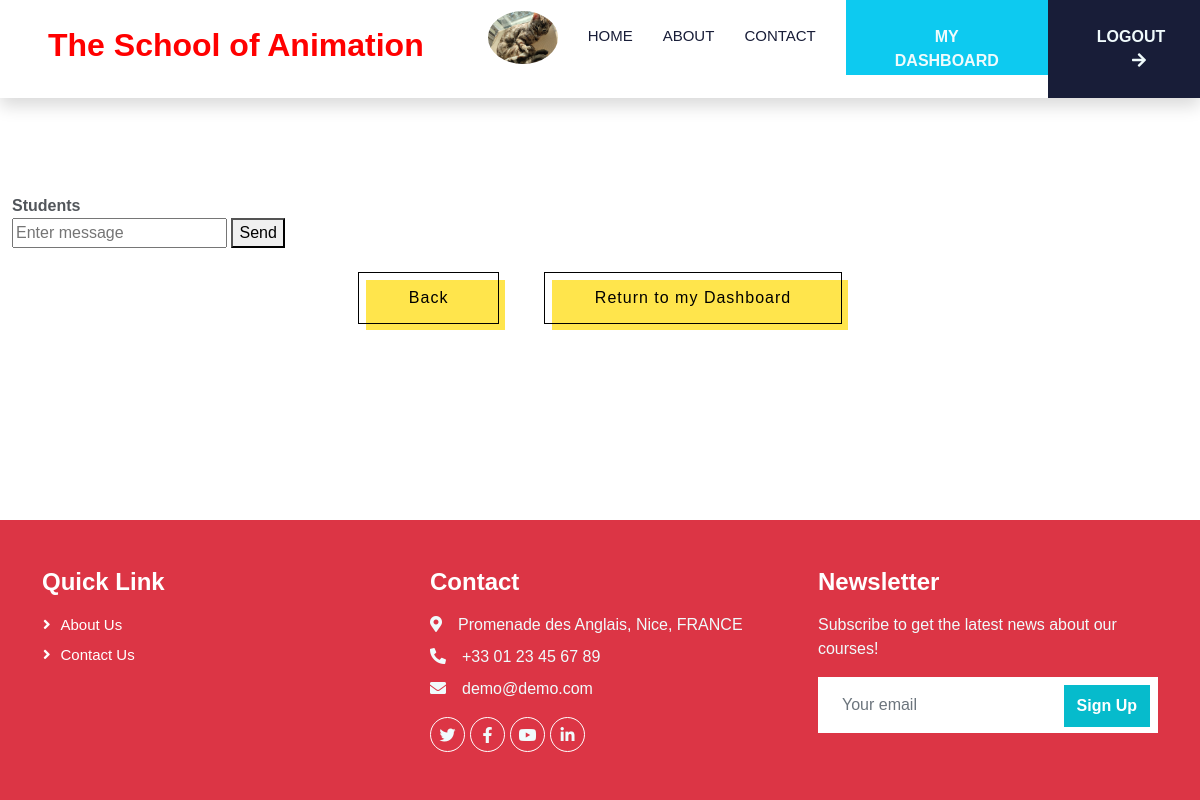
The app's page /rooms/Student/ (signed in) with its own data.
### users/models.py (models this page shows)
class User(AbstractUser):
    first_name = models.CharField(max_length=30)
    last_name = models.CharField(max_length=30)
    email = models.EmailField(unique=True)
    is_student = models.BooleanField('student',default=False)
    is_teacher = models.BooleanField('teacher',default=False)
    avatar = models.ImageField(upload_to='avatar/')

### chatapp/models.py (models this page shows)
class ChatRoom(models.Model):
    name = models.CharField(max_length=100)
    slug = models.SlugField(unique=True)

### chatapp/views.py (the view)
# urls.py: path('<slug:slug>/',views.chatroom,name='chatroom'),
def chatroom(request,slug):
    chatroom = ChatRoom.objects.get(slug=slug)
    messages = ChatMessage.objects.filter(room=chatroom)[0:30]
    return render(request,'chatapp/room.html',{'chatroom':chatroom,'messages':messages})

### templates/chatapp/room.html (shortened to what this page needs)
{% extends 'staticpages/base.html' %}
{% load static %}
{% block body %}
<main class="container-xxl py-5">
    <section class="fw-bold mt-5">
        {{ chatroom.name }}
    </section>
    <form method="post">
        <input id="message-input" type="text" name="message" placeholder="Enter message">
        <button id="send-button" type="submit">Send</button>
    </form>
    <section class="mt-4 text-center">
        <div class="d-inline-block">
            {% if user.is_authenticated and user.is_teacher%}
            <button type="submit" class="button-52" role="button" style="margin-right: 40px;"><a href="{% url 'index' %}" style="color: black";>Back</a></button>
            <button type="submit" class="button-52" role="button"><a href="{% url 'dashboard_teacher' %}" style="color: black";>Return to my Dashboard</a></button>
            {% endif%}
        </div>
    </section>
</main>
{% endblock %}

### templates/staticpages/base.html (shortened to what this page needs)
{% load static %}
<!DOCTYPE html>
<html lang="en" dir="ltr">
    <head>
        <link href="https://cdnjs.cloudflare.com/ajax/libs/font-awesome/5.10.0/css/all.min.css" rel="stylesheet">
        <link href="{% static 'css/bootstrap.min.css' %}" rel="stylesheet">
        <link href="{% static 'css/custom.css' %}" rel="stylesheet">
        <link href="{% static 'css/style.css' %}" rel="stylesheet">
        <link href="{% static 'css/buttons.css' %}" rel="stylesheet">
    </head>
    <body class="d-flex flex-column min-vh-100">
        <nav class="navbar navbar-expand-lg custom-red navbar-light shadow sticky-top p-0">
            <a href="{% url 'homepage' %}" class="navbar-brand d-flex align-items-center px-4 px-lg-5">
                <h2 class="white-text">The School of Animation</h2>
            </a>
            <div class="navbar-collapse">
                <div class="navbar-nav ms-auto p-4 p-lg-0">
                    {% if user.is_authenticated %}
                    <ul class="navbar-nav ml-auto">
                        <li class="nav-link navbar-brand d-flex align-items-center">
                            <a href="{% url 'view_profile' %}">
                                {% if user.avatar %}
                                    <img src="{{ user.avatar.url }}" class="rounded-circle" width="70">
                                {% else %}
                                    <img src="{% static 'images/cat.png' %}" class="rounded-circle" width="70">
                                {% endif %}
                            </a>
                        </li>
                    </ul>
                    {% endif %}
                    <a class="nav-link" href="{% url 'homepage' %}">Home</a>
                    <a class="nav-link" href="{% url 'about' %}">About</a>
                    <a class="nav-link" href="{% url 'contact' %}">Contact</a>
                    {% if user.is_authenticated and user.is_teacher%}
                    <a class="btn bg-info text-light py-4 px-lg-5 d-none d-lg-block" href="{% url 'dashboard_teacher' %}">MY DASHBOARD</a>
                    {% endif %}
                    {% if user.is_authenticated %}
                    <form action="{% url 'logout' %}" method="post">
                        <button type="submit" class="btn bg-dark text-light py-4 px-lg-5 d-none d-lg-block">LOGOUT<i class="fa fa-arrow-right ms-3"></i></button>
                    </form>
                    {% else %}
                    <a href="{% url 'login' %}" class="btn bg-warning text-black py-4 px-lg-5 d-none d-lg-block">LOGIN<i class="fa fa-arrow-right ms-3"></i></a>
                    <a href="{% url 'register' %}" class="btn bg-success text-light py-4 px-lg-5 d-none d-lg-block">REGISTER<i class="fa fa-arrow-right ms-3"></i></a>
                    {% endif %}
                </div>
            </div>
        </nav>
        {% block body %}
        {% endblock %}
        <footer class="mt-auto">
            <div class="container-fluid bg-danger text-light footer wow fadeIn" data-wow-delay="0.1s">
                <div class="container py-5">
                    <div class="row g-5">
                        <div class="col-lg-4 col-md-6">
                            <h4 class="text-white mb-3">Quick Link</h4>
                            <a class="btn btn-link" href="{% url 'about' %}">About Us</a>
                            <a class="btn btn-link" href="{% url 'contact' %}">Contact Us</a>
                        </div>
                        <div class="col-lg-4 col-md-6">
                            <h4 class="text-white mb-3">Contact</h4>
                            <p class="mb-2"><i class="fa fa-map-marker-alt me-3"></i>Promenade des Anglais, Nice, FRANCE</p>
                            <p class="mb-2"><i class="fa fa-phone-alt me-3"></i>+33 01 23 45 67 89</p>
                            <p class="mb-2"><i class="fa fa-envelope me-3"></i>demo@demo.com</p>
                            <div class="d-flex pt-2">
                                <a class="btn btn-outline-light btn-social" href="https://twitter.com/"><i class="fab fa-twitter"></i></a>
                                <a class="btn btn-outline-light btn-social" href="https://facebook.com/"><i class="fab fa-facebook-f"></i></a>
                                <a class="btn btn-outline-light btn-social" href="https://www.youtube.com/@minnie_"><i class="fab fa-youtube"></i></a>
                                <a class="btn btn-outline-light btn-social" href="https://linkedin.com/"><i class="fab fa-linkedin-in"></i></a>
                            </div>
                        </div>
                        <div class="col-lg-4 col-md-6">
                            <h4 class="text-white mb-3">Newsletter</h4>
                            <p>Subscribe to get the latest news about our courses!</p>
                            <div class="position-relative mx-auto" style="max-width: 400px;">
                                <input class="form-control border-0 w-100 py-3 ps-4 pe-5" type="text" placeholder="Your email">
                                <button type="button" class="btn btn-primary py-2 position-absolute top-0 end-0 mt-2 me-2">Sign Up</button>
                            </div>
                        </div>
                    </div>
                </div>
            </div>
        </footer>
    </body>
</html>

### static/css/custom.css (style rules this page uses)
.custom-red { background-color: white; }
.white-text { color: red; font-family: 'Minya Nouvelle Regular', sans-serif; }

### static/css/style.css (style rules this page uses)
:root { --primary: #06BBCC; --light: #F0FBFC; --dark: #181d38; }
.btn { font-family: 'Nunito', sans-serif; font-weight: 600; transition: .5s; }
.btn.btn-primary, .btn.btn-secondary { color: #FFFFFF; }
.navbar-light .navbar-nav .nav-link { margin-right: 30px; padding: 25px 0; color: #FFFFFF; font-size: 15px; text-transform: uppercase; outline: none; }
.navbar-light .navbar-brand, .navbar-light a.btn { height: 75px; }
.navbar-light .navbar-nav .nav-link { color: var(--dark); font-weight: 500; }
.navbar-light.sticky-top { top: -100px; transition: .5s; }
.footer .btn.btn-social { margin-right: 5px; width: 35px; height: 35px; display: flex; align-items: center; justify-content: center; color: var(--light); font-weight: normal; border: 1px solid #FFFFFF; border-radius: 35px; transition: .3s; }
.footer .btn.btn-link { display: block; margin-bottom: 5px; padding: 0; text-align: left; color: #FFFFFF; font-size: 15px; font-weight: normal; text-transform: capitalize; transition: .3s; }
.footer .btn.btn-link::before { position: relative; content: "\f105"; font-family: "Font Awesome 5 Free"; font-weight: 900; margin-right: 10px; }

### static/css/buttons.css (style rules this page uses)
.button-52 { font-size: 16px; font-weight: 200; letter-spacing: 1px; padding: 13px 20px 13px; outline: 0; border: 1px solid black; cursor: pointer; position: relative; background-color: rgba(0, 0, 0, 0); user-select: none; -webkit-user-select: none; touch-action: manipulation; }
.button-52:after { content: ""; background-color: #ffe54c; width: 100%; z-index: -1; position: absolute; height: 100%; top: 7px; left: 7px; transition: 0.2s; }
@media (min-width: 768px) { .button-52 { padding: 13px 50px 13px; } }

### records on screen
User: avatar (picture)
ChatRoom: name "Students"
